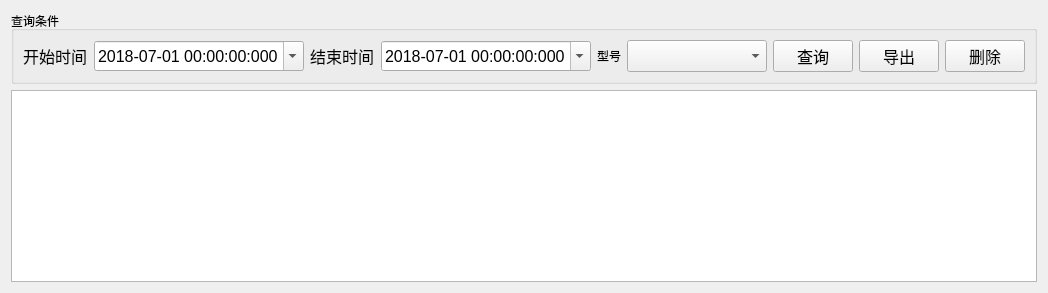
    <widget class="QWidget" name="page_3">
     <layout class="QGridLayout" name="gridLayout_26">
      <item row="0" column="0">
       <widget class="QGroupBox" name="groupBox_18">
        <property name="minimumSize">
         <size>
          <width>0</width>
          <height>0</height>
         </size>
        </property>
        <property name="title">
         <string>查询条件</string>
        </property>
        <layout class="QGridLayout" name="gridLayout_24">
         <item row="0" column="0">
          <layout class="QGridLayout" name="gridLayout_46">
           <item row="0" column="1">
            <widget class="QDateTimeEdit" name="startTime_Edit">
             <property name="minimumSize">
              <size>
               <width>210</width>
               <height>30</height>
              </size>
             </property>
             <property name="font">
              <font>
               <pointsize>12</pointsize>
              </font>
             </property>
             <property name="dateTime">
              <datetime>
               <hour>0</hour>
               <minute>0</minute>
               <second>0</second>
               <year>2018</year>
               <month>7</month>
               <day>1</day>
              </datetime>
             </property>
             <property name="displayFormat">
              <string>yyyy-MM-dd hh:mm:ss:zzz</string>
             </property>
             <property name="calendarPopup">
              <bool>true</bool>
             </property>
            </widget>
           </item>
           <item row="0" column="3">
            <widget class="QDateTimeEdit" name="endTime_Edit">
             <property name="minimumSize">
              <size>
               <width>210</width>
               <height>30</height>
              </size>
             </property>
             <property name="font">
              <font>
               <pointsize>12</pointsize>
              </font>
             </property>
             <property name="dateTime">
              <datetime>
               <hour>0</hour>
               <minute>0</minute>
               <second>0</second>
               <year>2018</year>
               <month>7</month>
               <day>1</day>
              </datetime>
             </property>
             <property name="displayFormat">
              <string>yyyy-MM-dd hh:mm:ss:zzz</string>
             </property>
             <property name="calendarPopup">
              <bool>true</bool>
             </property>
            </widget>
           </item>
           <item row="0" column="0">
            <widget class="QLabel" name="label_8">
             <property name="sizePolicy">
              <sizepolicy hsizetype="Preferred" vsizetype="Preferred">
               <horstretch>0</horstretch>
               <verstretch>0</verstretch>
              </sizepolicy>
             </property>
             <property name="minimumSize">
              <size>
               <width>65</width>
               <height>30</height>
              </size>
             </property>
             <property name="font">
              <font>
               <pointsize>12</pointsize>
              </font>
             </property>
             <property name="text">
              <string>开始时间</string>
             </property>
            </widget>
           </item>
           <item row="0" column="7">
            <widget class="QPushButton" name="ExportData_btn">
             <property name="sizePolicy">
              <sizepolicy hsizetype="Minimum" vsizetype="Minimum">
               <horstretch>0</horstretch>
               <verstretch>0</verstretch>
              </sizepolicy>
             </property>
             <property name="minimumSize">
              <size>
               <width>0</width>
               <height>0</height>
              </size>
             </property>
             <property name="font">
              <font>
               <pointsize>12</pointsize>
              </font>
             </property>
             <property name="text">
              <string>导出</string>
             </property>
            </widget>
           </item>
           <item row="0" column="8">
            <widget class="QPushButton" name="DeleteData_btn">
             <property name="sizePolicy">
              <sizepolicy hsizetype="Minimum" vsizetype="Minimum">
               <horstretch>0</horstretch>
               <verstretch>0</verstretch>
              </sizepolicy>
             </property>
             <property name="font">
              <font>
               <pointsize>12</pointsize>
              </font>
             </property>
             <property name="text">
              <string>删除</string>
             </property>
            </widget>
           </item>
           <item row="0" column="6">
            <widget class="QPushButton" name="DataQuery_btn">
             <property name="sizePolicy">
              <sizepolicy hsizetype="Minimum" vsizetype="Minimum">
               <horstretch>0</horstretch>
               <verstretch>0</verstretch>
              </sizepolicy>
             </property>
             <property name="minimumSize">
              <size>
               <width>0</width>
               <height>0</height>
              </size>
             </property>
             <property name="font">
              <font>
               <pointsize>12</pointsize>
              </font>
             </property>
             <property name="text">
              <string>查询</string>
             </property>
            </widget>
           </item>
           <item row="0" column="2">
            <widget class="QLabel" name="label_9">
             <property name="minimumSize">
              <size>
               <width>65</width>
               <height>30</height>
              </size>
             </property>
             <property name="font">
              <font>
               <pointsize>12</pointsize>
              </font>
             </property>
             <property name="text">
              <string>结束时间</string>
             </property>
            </widget>
           </item>
           <item row="0" column="5">
            <widget class="QComboBox" name="Model_box">
             <property name="sizePolicy">
              <sizepolicy hsizetype="Minimum" vsizetype="Minimum">
               <horstretch>0</horstretch>
               <verstretch>0</verstretch>
              </sizepolicy>
             </property>
             <property name="minimumSize">
              <size>
               <width>140</width>
               <height>0</height>
              </size>
             </property>
             <item>
              <property name="text">
               <string/>
              </property>
             </item>
             <item>
              <property name="text">
               <string>HG7.8X5.9X4.9</string>
              </property>
             </item>
             <item>
              <property name="text">
               <string>WKQ8X5.9X5</string>
              </property>
             </item>
             <item>
              <property name="text">
               <string>WK5.5X4.1X4.95</string>
              </property>
             </item>
             <item>
              <property name="text">
               <string>HG5.3x3.8x4.9</string>
              </property>
             </item>
            </widget>
           </item>
           <item row="0" column="4">
            <widget class="QLabel" name="label_42">
             <property name="text">
              <string>型号</string>
             </property>
            </widget>
           </item>
          </layout>
         </item>
        </layout>
       </widget>
      </item>
      <item row="1" column="0">
       <widget class="QTableWidget" name="DataTable">
        <property name="font">
         <font>
          <family>微软雅黑</family>
          <pointsize>12</pointsize>
         </font>
        </property>
        <attribute name="horizontalHeaderMinimumSectionSize">
         <number>25</number>
        </attribute>
        <attribute name="horizontalHeaderDefaultSectionSize">
         <number>214</number>
        </attribute>
       </widget>
      </item>
     </layout>
    </widget>
